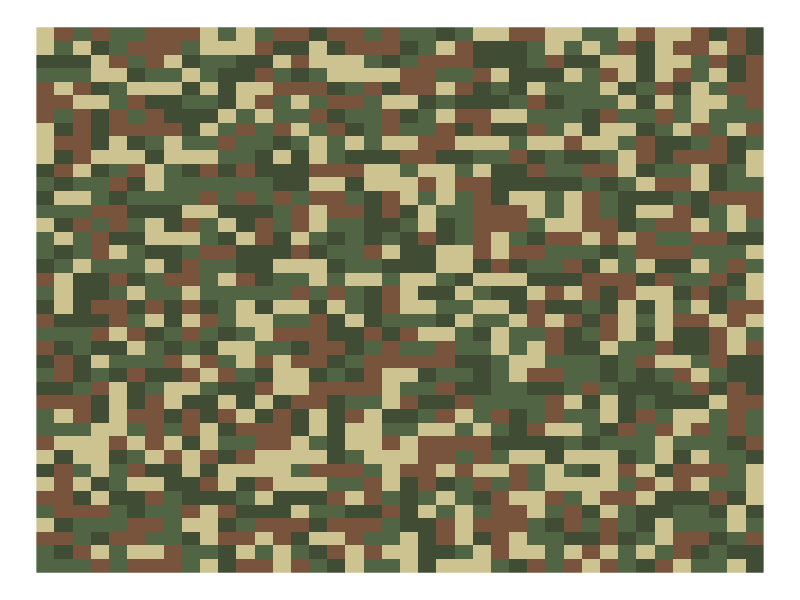
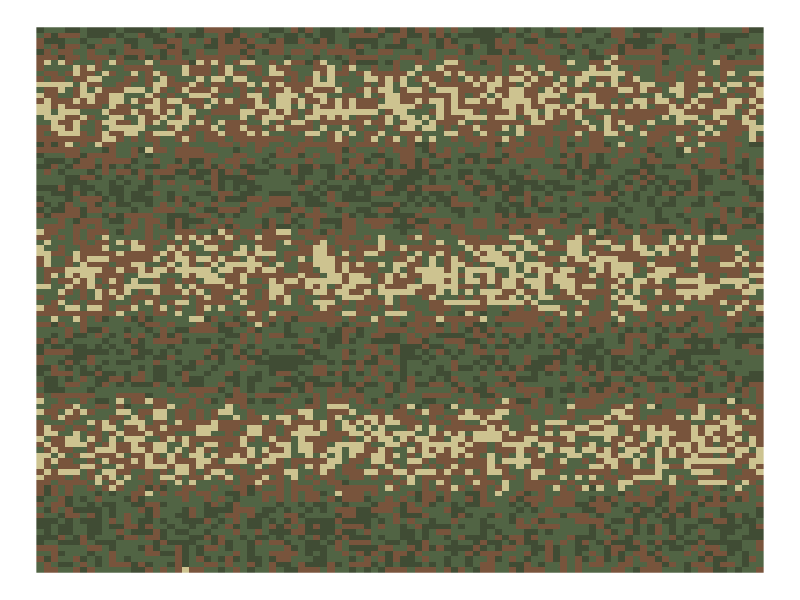
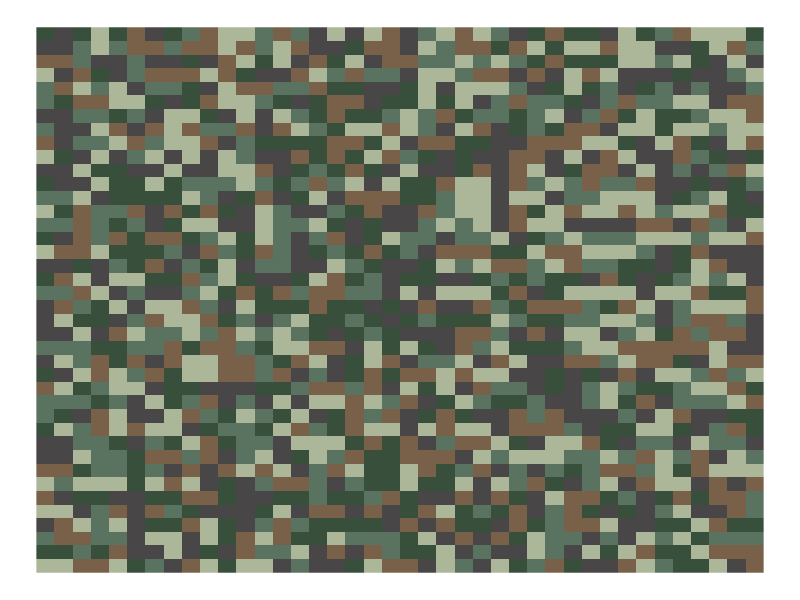
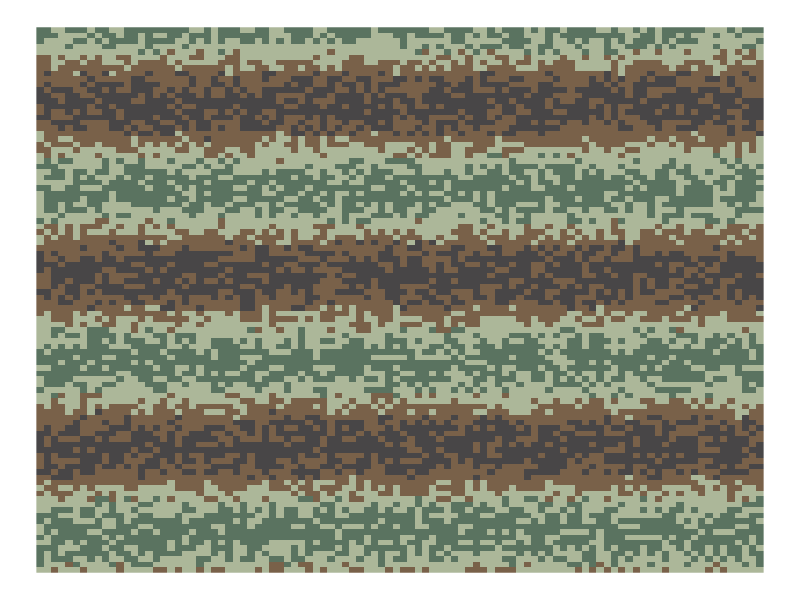

Reproduce these figures in R, in order.
## ---- chunk 1
library(ggplot2)
library(dplyr)
## ---- chunk 2
set.seed(123)
n <- 40

df <- expand.grid(x = 1:n, y = 1:n)

colors <- c("#CDC390", "#78543c", "#516444", "#404C34")  
df$color <- sample(colors, nrow(df), replace = TRUE)

ggplot(df, aes(x, y, fill = color)) +
  geom_raster() +
  scale_fill_identity() +
  theme_void()
## ---- chunk 3
n <- 100

df <- expand.grid(x = 1:n, y = 1:n)

# Generate stripe-like effect using sine waves + randomness
df <- df %>%
  mutate(
    stripe = sin(y / 5) + runif(nrow(df), -1.5, 1.5), 
    color_group = cut(stripe, breaks = 4, labels = FALSE)  
  )

df$color <- colors[df$color_group]

ggplot(df, aes(x, y, fill = color)) +
  geom_raster() +
  scale_fill_identity() +
  theme_void()
## ---- chunk 4
set.seed(123)
n <- 40

df <- expand.grid(x = 1:n, y = 1:n)

colors <- c("#484647", "#796149", "#ACB799", "#5A7360", "#38503B")  
df$color <- sample(colors, nrow(df), replace = TRUE)

ggplot(df, aes(x, y, fill = color)) +
  geom_raster() +
  scale_fill_identity() +
  theme_void()
## ---- chunk 5
n <- 100

df <- expand.grid(x = 1:n, y = 1:n)

# Generate stripe-like effect using sine waves + randomness
df <- df %>%
  mutate(
    stripe = sin(y / 5) + runif(nrow(df), -0.5, 0.5), 
    color_group = cut(stripe, breaks = 4, labels = FALSE)  
  )

df$color <- colors[df$color_group]

ggplot(df, aes(x, y, fill = color)) +
  geom_raster() +
  scale_fill_identity() +
  theme_void()
